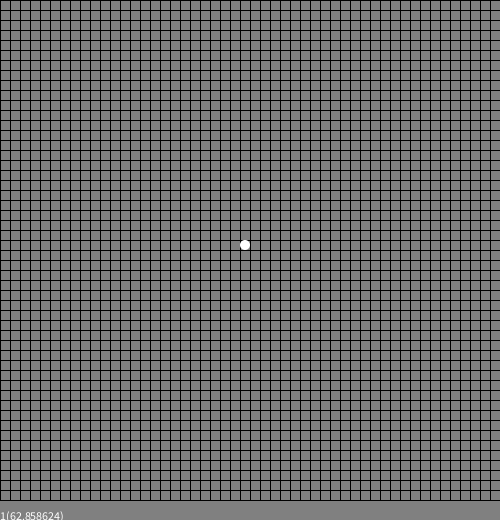
Frame 1 (no input)
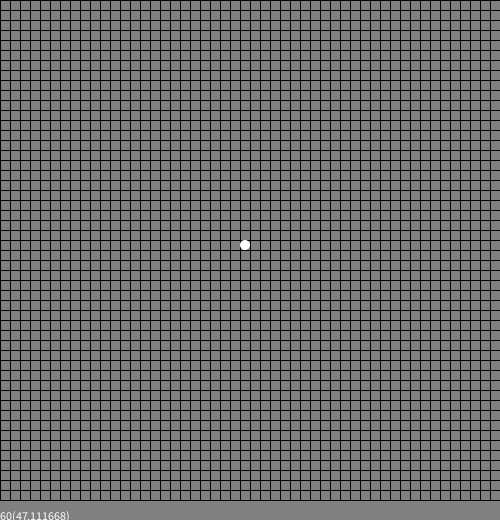
Frame 60 (the mouse pressed at the canvas centre just before this capture)
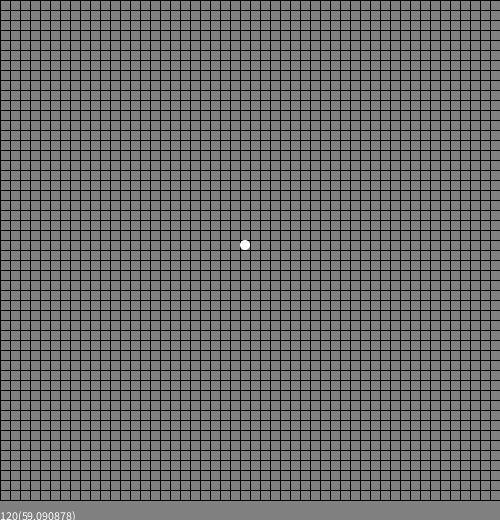
Frame 120 (the mouse held since frame 60 and released just before this capture)

The Processing sketch that drew these frames (run headless with seeded random() and noise(); from frame 60 on, the mouse is pressed at the canvas centre):

// Processing sketch: ABMSimple0
// ── ABMSimple0.pde
/// Prosty przykład modelu agentowego. Obowiązkowe procedury.
/// @date 2026-06-12 (begin)
//*/////////////////////////////////////////////////////////////////////////////

void setup()
{
  size(500,520);
  
  theWorld=new World();
  theWorld.initialise();
  
  println(Model,"Ready!");
}

void draw()
{
  background(128);
  
  visualise(theWorld);
  theWorld.update();
  
  text(str(frameCount)+"("+str(frameRate)+")",0,height);
}

void exit()
{
  println("The end");
  super.exit();
}

// ── ABMSettings.pde
/// Stałe i zmienne globalne.
/// @date 2026-06-12 (begin)
//*/////////////////////////////////////////////////////////////////////////////
String Model="ABMTest"; ///< unikalna nazwa modelu

int WSide=50;

// ── Agent.pde
/// Agent: jego atrybuty, losowa inicjalizacja i metody
/// @date 2026-06-12 (begin)
//*/////////////////////////////////////////////////////////////////////////////

class Agent
{
} 

// ── World.pde
/// Świat i jego dynamika (zmiana stanu).
/// @date 2026-06-12 (begin)
//*/////////////////////////////////////////////////////////////////////////////

class World
{
  Agent[][]  plane=new Agent[WSide][WSide]; //!< powierzchnia świata, na której „żyją” agenci.
  
  void initialise() //!< wstępne wypełnianie świata.
  {
    plane[WSide/2][WSide/2]=new Agent(); //!< Prawie tak proste, jak to tylko możliwe
  }
  
  void update() //!< Aktualizacja stanu świata, czyli krok symulacji.
  {
    // Wypełnimy to później.
  }
}

World theWorld=null; ///< Podczas konfiguracji inicjowana jest ta pojedyncza zmienna reprezentująca świat.

// ── WorldVis.pde
/// The world visualisation.
/// @date 2025-01-13 (begin)
//*/////////////////////////////////////////////////////////////////////////////

void visualise(World currWorld)
{
  float CSide=width/WSide;
  float HSide=CSide/2.0;
  for(int row=0;row<WSide;row++)
    for(int col=0;col<WSide;col++)
      if(currWorld.plane[row][col]!=null)
      {
        fill(255);noStroke();
        ellipse(col*CSide-HSide,row*CSide-HSide,CSide,CSide);
      }
      else
      {
        noFill();stroke(0);
        rect(col*CSide,row*CSide,CSide,CSide);
      }
}
